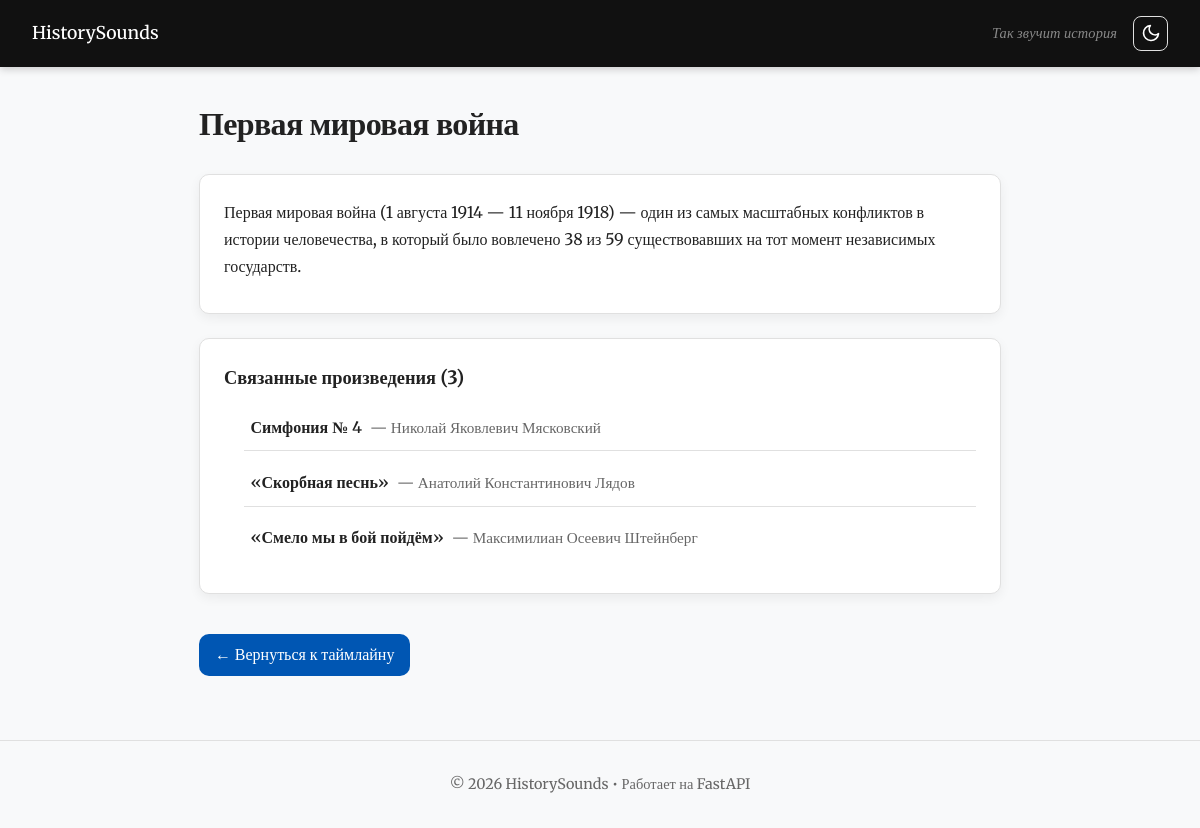
Screenshot of /event/2 with the database file from the repository.
### models/events.py (models this page shows)
class Event(Base):
    __tablename__ = "events"
    id = Column(Integer, primary_key=True, index=True, autoincrement=True)
    title = Column(String, nullable=True)
    description = Column(String, nullable=False)
    excel_id = Column(String, index=True)
    songs = relationship("Song", secondary=song_event, back_populates="events")
    year_start = Column(Integer, nullable=True)
    year_end = Column(Integer, nullable=True)

### models/songs.py (models this page shows)
class Song(Base):
    __tablename__ = "songs"
    id = Column(Integer, primary_key=True, index=True, autoincrement=True)
    name = Column(String, nullable=False)
    composer = Column(String, nullable=False)
    description = Column(Text, nullable=True)
    composer_info = Column(String, nullable=True)
    link = Column(String, nullable=True)
    events = relationship("Event", secondary=song_event, back_populates="songs")

### app.py (the view)
@app.get("/event/{event_id}", response_class=HTMLResponse)
async def event_page(request: Request, event_id: int, db: Session = Depends(get_db)):
    event = db.query(Event).filter(Event.id == event_id).first()
    if not event:
        raise HTTPException(status_code=404, detail="Event not found")
    return templates.TemplateResponse(request, "event.html", {"event": event})

### templates/event.html (shortened to what this page needs)
{% extends "base.html" %}
{% block content %}
<article class="event-page">
  <div class="page-header">
    <h1>{{ event.title }}</h1>
  </div>
  <div class="card">
    <p>{{ event.description }}</p>
  </div>
  {% if event.songs %}
  <div class="card">
    <h3>Связанные произведения ({{ event.songs|length }})</h3>
    <ul class="song-list">
{% for song in event.songs %}
  <li>
    <a href="/song/{{ song.name | e }}?from_event={{ event.id }}" class="song-link">
      <span class="song-title">{{ song.name }}</span>
      <span class="song-composer">
        {% if song.composer and song.composer|lower not in ['nan','none','','?','—','-'] %}
          — {{ song.composer }}
        {% else %}
          — <em>Автор неизвестен</em>
        {% endif %}
      </span>
    </a>
  </li>
{% endfor %}
</ul>
  </div>
  {% else %}
  <div class="card">
    <p style="color:var(--text-muted); font-style:italic;">Нет связанных музыкальных произведений.</p>
  </div>
  {% endif %}
  <a href="/timeline" class="back-btn">← Вернуться к таймлайну</a>
</article>
{% endblock %}

### static/style.css (style rules this page uses)
:root { --primary: #0056b3; --primary-hover: #003d82; --bg: #f8f9fa; --card-bg: #ffffff; --text: #222; --text-muted: #666; --border: #e0e0e0; --shadow: 0 4px 12px rgba(0,0,0,0.06); --shadow-hover: 0 8px 24px rgba(0,0,0,0.12); --radius: 10px; --transition: 0.2s ease; }
* { box-sizing: border-box; margin: 0; padding: 0; }
html, body { font-family: "Merriweather", serif; line-height: 1.6; color: var(--text); background: var(--bg); min-height: 100vh; display: flex; flex-direction: column; }
h1 { margin-bottom: 0.5rem; font-size: 2rem; letter-spacing: -0.02em; }
.page-header { margin-bottom: 1.5rem; }
.page-header h1 { margin-bottom: 0.25rem; }
.card { background: var(--card-bg); padding: 1.5rem; border-radius: var(--radius); box-shadow: var(--shadow); margin-bottom: 1.5rem; border: 1px solid var(--border); }
.card h3 { margin-bottom: 0.75rem; font-size: 1.15rem; }
.card p, .card li { line-height: 1.7; margin-bottom: 0.5rem; }
.card ul { padding-left: 1.25rem; }
.back-btn { display: inline-flex; align-items: center; gap: 0.5rem; margin-top: 1rem; padding: 0.5rem 1rem; background: var(--primary); color: white; text-decoration: none; border-radius: var(--radius); font-weight: 500; transition: background var(--transition); }
.song-list { list-style: none; padding: 0; }
.song-list li { border-bottom: 1px solid var(--border); transition: background 0.2s; }
.song-list li:last-child { border-bottom: none; }
.song-link { display: flex; align-items: baseline; gap: 0.5rem; padding: 0.6rem 0.4rem; text-decoration: none; color: var(--text); border-radius: 6px; transition: background 0.2s, color 0.2s; }
.song-title { font-weight: 600; }
.song-composer { color: var(--text-muted); font-size: 0.95rem; }

### rows the page displays
Event: title "Первая мировая война", description "Первая мировая война (1 августа 1914 — 11 ноября 1918) — один из самых масштабных конфликтов в истории человечества, в который было вовлечено 38 из 59 существовавших на тот момент независимых государств."
Song: name "Симфония № 4", composer "Николай Яковлевич Мясковский"
Song: name "«Скорбная песнь»", composer "Анатолий Константинович Лядов"
Song: name "«Смело мы в бой пойдём»", composer "Максимилиан Осеевич Штейнберг"

### other values shown
{{ event.songs|length }} "3"
